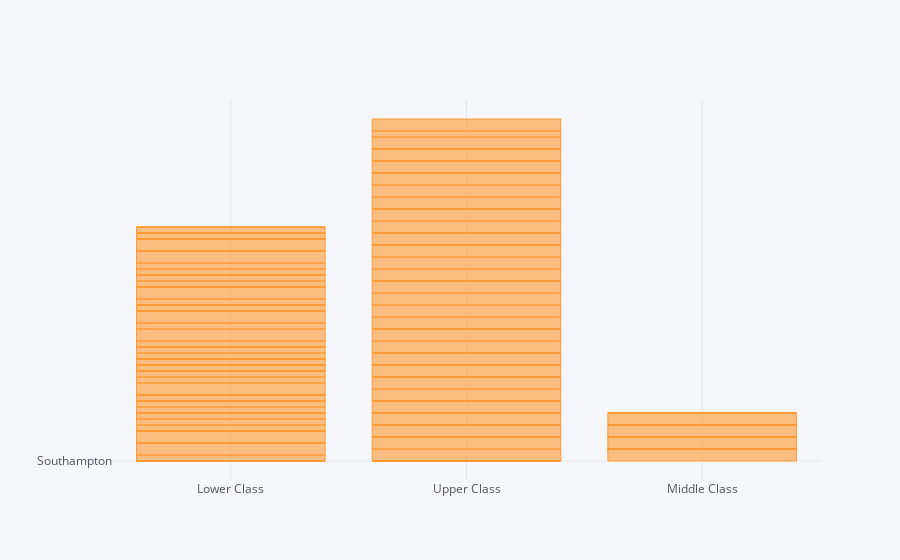

Write notebook code for a chart like this one.
### Code cell
titanic.iplot(kind='bar',x='Pclass',y='Embarked')

### Figure 1 — Plotly figure (JSON) as saved in the notebook; plotly's stock layout.template omitted (floating-point values rounded to 4 significant figures; data arrays with more than 128 entries replaced by an {"elided": "..."} marker saying what was removed)
{"data": [{"marker": {"color": "rgba(255, 153, 51, 0.6)", "line": {"color": "rgba(255, 153, 51, 1.0)", "width": 1}}, "name": "Embarked", "orientation": "v", "text": "", "type": "bar", "x": {"elided": "152 str values"}, "y": {"elided": "152 str values"}}], "layout": {"legend": {"bgcolor": "#F5F6F9", "font": {"color": "#4D5663"}}, "paper_bgcolor": "#F5F6F9", "plot_bgcolor": "#F5F6F9", "title": {"font": {"color": "#4D5663"}}, "xaxis": {"gridcolor": "#E1E5ED", "showgrid": true, "tickfont": {"color": "#4D5663"}, "title": {"font": {"color": "#4D5663"}, "text": ""}, "zerolinecolor": "#E1E5ED"}, "yaxis": {"gridcolor": "#E1E5ED", "showgrid": true, "tickfont": {"color": "#4D5663"}, "title": {"font": {"color": "#4D5663"}, "text": ""}, "zerolinecolor": "#E1E5ED"}}}
